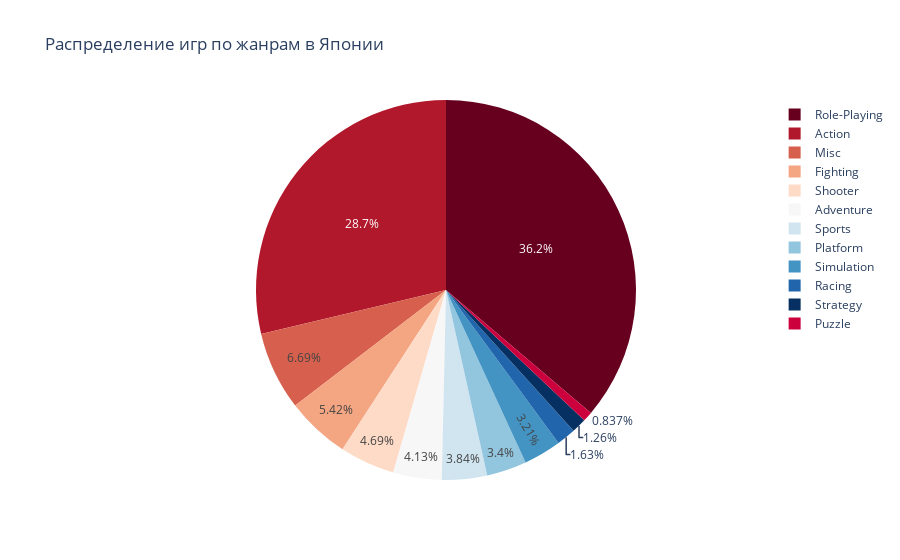

Here is the notebook cell this chart was saved with:
### Code cell
fig = px.pie(df, values='jp_sales', names='genre', color_discrete_sequence=px.colors.sequential.RdBu,
             title='Распределение игр по жанрам в Японии')
fig.show()

### Figure 1 — Plotly figure (JSON) as saved in the notebook; plotly's stock layout.template omitted (floating-point values rounded to 4 significant figures; data arrays with more than 128 entries replaced by an {"elided": "..."} marker saying what was removed)
{"data": [{"domain": {"x": [0, 1], "y": [0, 1]}, "hovertemplate": "genre=%{label}<br>jp_sales=%{value}<extra></extra>", "labels": {"elided": "2237 str values"}, "legendgroup": "", "name": "", "showlegend": true, "type": "pie", "values": {"elided": "2237 float values"}}], "layout": {"legend": {"tracegroupgap": 0}, "piecolorway": ["rgb(103,0,31)", "rgb(178,24,43)", "rgb(214,96,77)", "rgb(244,165,130)", "rgb(253,219,199)", "rgb(247,247,247)", "rgb(209,229,240)", "rgb(146,197,222)", "rgb(67,147,195)", "rgb(33,102,172)", "rgb(5,48,97)"], "title": {"text": "Распределение игр по жанрам в Японии"}}}
